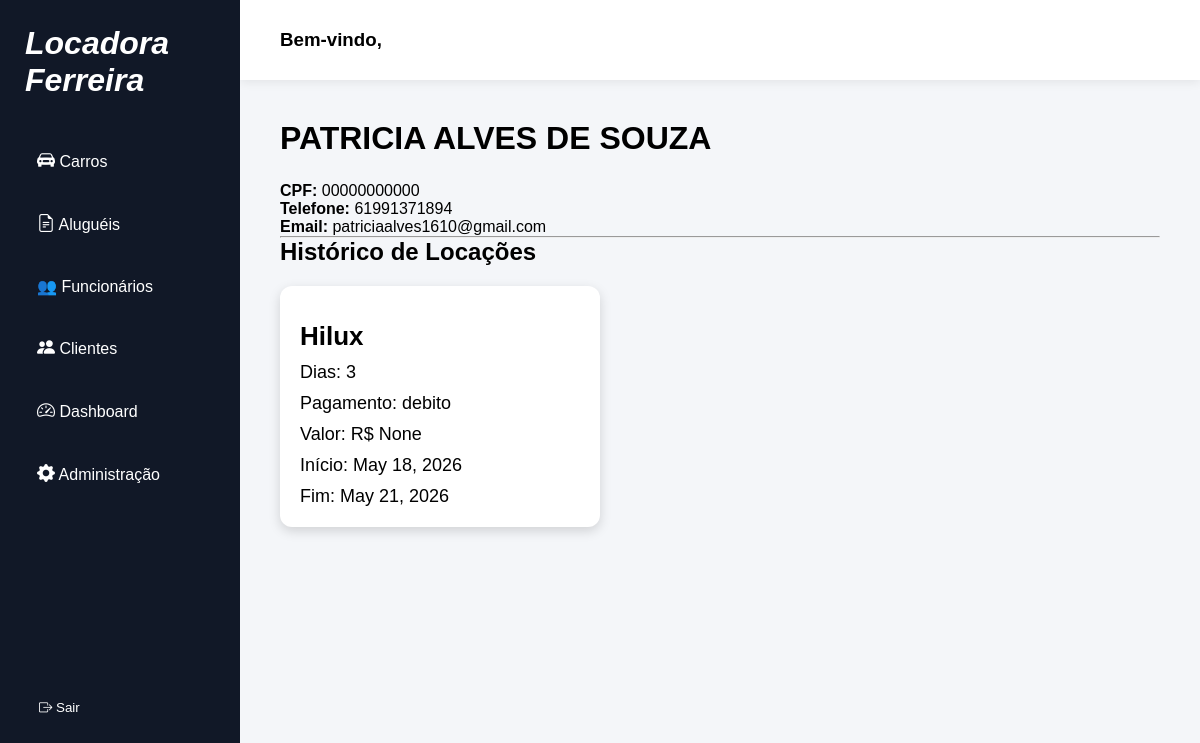
Page /cliente/6/ on the committed database.
### catalog/models.py (models this page shows, shortened)
class Cliente(models.Model):
    nome = models.CharField(max_length=100)
    cpf = models.CharField(max_length=14)
    telefone = models.CharField(max_length=20)
    email = models.EmailField()

class Aluguel(models.Model):
    funcionario = models.ForeignKey(User, on_delete=models.CASCADE)
    cliente = models.ForeignKey(Cliente, on_delete=models.CASCADE, null=True, blank=True)
    carro = models.ForeignKey('Carro', on_delete=models.CASCADE)
    data_inicio = models.DateField(auto_now_add=True)
    quantidade_dias = models.IntegerField(null=True, blank=True)
    forma_pagamento = models.CharField(max_length=50, null=True, blank=True)
    observacoes = models.TextField(blank=True, null=True)
    devolvido = models.BooleanField(default=False)
    valor_total = models.DecimalField(max_digits=10, decimal_places=2, null=True, blank=True)
    assinatura_cliente = models.ImageField(
    upload_to='assinaturas/',
    null=True,
    blank=True)
    @property
    def data_fim(self):
        return self.data_inicio + timedelta(days=self.quantidade_dias)

class Carro(models.Model):
    nome = models.CharField(max_length=100)
    marca = models.CharField(max_length=100)
    ano = models.IntegerField()
    total_disponivel = models.IntegerField(default=0)
    imagem = models.ImageField(upload_to='carros/', null=True, blank=True)
    valor_diaria = models.DecimalField(max_digits=8, decimal_places=2, default=0)

### catalog/views.py (the view)
# urls.py: path('cliente/<int:cliente_id>/',views.cliente_detalhes, name='cliente_detalhes'),
def cliente_detalhes(request, cliente_id):
    cliente = get_object_or_404(
        Cliente,
        id=cliente_id
    )
    alugueis = Aluguel.objects.filter(
        cliente=cliente
    )
    return render(
        request,
        'catalog/cliente_detalhes.html',
        {
            'cliente': cliente,
            'alugueis': alugueis
        }
    )

### library/templates/catalog/cliente_detalhes.html
{% extends 'base.html' %}
{% block content %}
<h1>{{ cliente.nome }}</h1>
<p><strong>CPF:</strong> {{ cliente.cpf }}</p>
<p><strong>Telefone:</strong> {{ cliente.telefone }}</p>
<p><strong>Email:</strong> {{ cliente.email }}</p>
<hr>
<h2>Histórico de Locações</h2>
{% for aluguel in alugueis %}
<div class="card-carro">
    <div class="nome-carro">
        {{ aluguel.carro.nome }}
    </div>
    <div class="info">
        Dias:
        {{ aluguel.quantidade_dias }}
    </div>
    <div class="info">
        Pagamento:
        {{ aluguel.forma_pagamento }}
    </div>
    <div class="info">
        Valor:
        R$ {{ aluguel.valor_total }}
    </div>
    <div class="info">
        Início:
        {{ aluguel.data_inicio }}
    </div>
    <div class="info">
        Fim:
        {{ aluguel.data_fim }}
    </div>
</div>
{% empty %}
<p>Este cliente ainda não possui locações.</p>
{% endfor %}
{% endblock %}

### catalog/static/catalog/style.css (style rules this page uses)
* { margin:0; padding:0; box-sizing:border-box; font-family: Arial, Helvetica, sans-serif; }
body { background:#f4f6f9; display:flex; }
h1 { margin-bottom:25px; }
h2 { margin-bottom:20px; }
.card-carro { width: 320px; background: white; border-radius: 12px; padding: 20px; box-shadow: 0 4px 12px rgba(0,0,0,0.15); transition: 0.3s; }
.nome-carro { margin-top: 15px; font-size: 26px; font-weight: bold; }
.info { margin-top: 10px; font-size: 18px; }

### rows in the picture
Cliente: nome "PATRICIA ALVES DE SOUZA", cpf "00000000000", telefone "61991371894", email "patriciaalves1610@gmail.com"
Aluguel: carro.nome "Hilux", quantidade_dias "3", forma_pagamento "debito", valor_total "None", data_inicio "May 18, 2026", data_fim "May 21, 2026"
